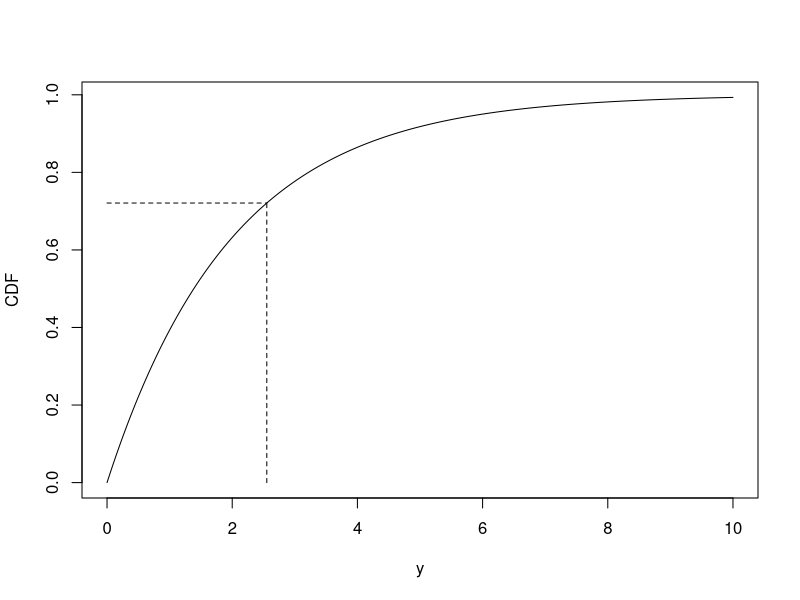
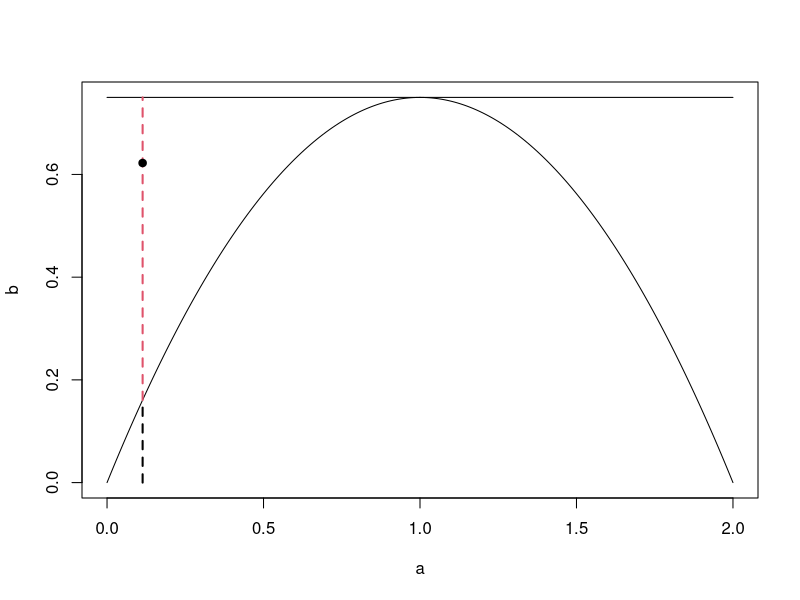
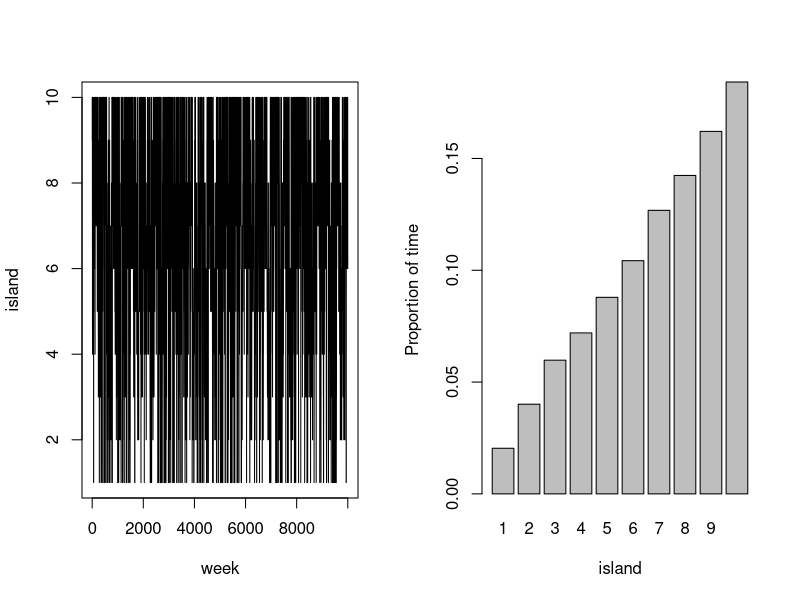
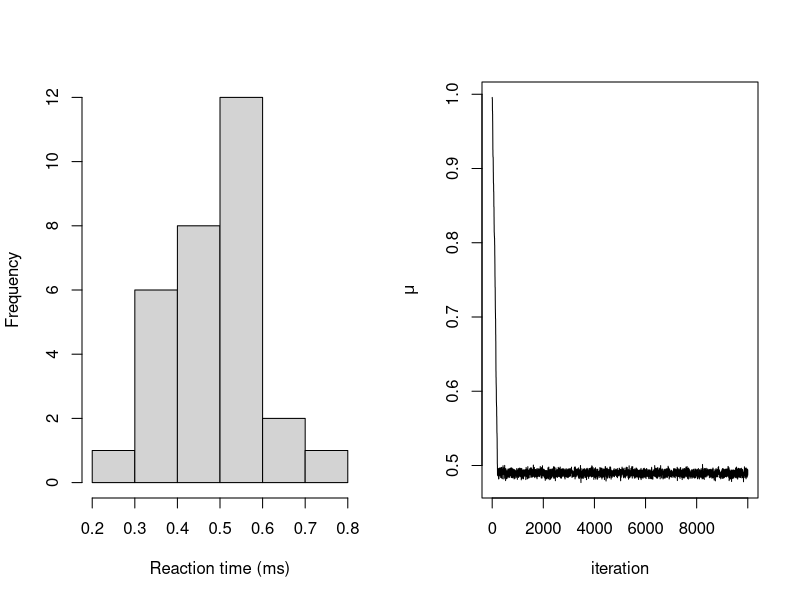
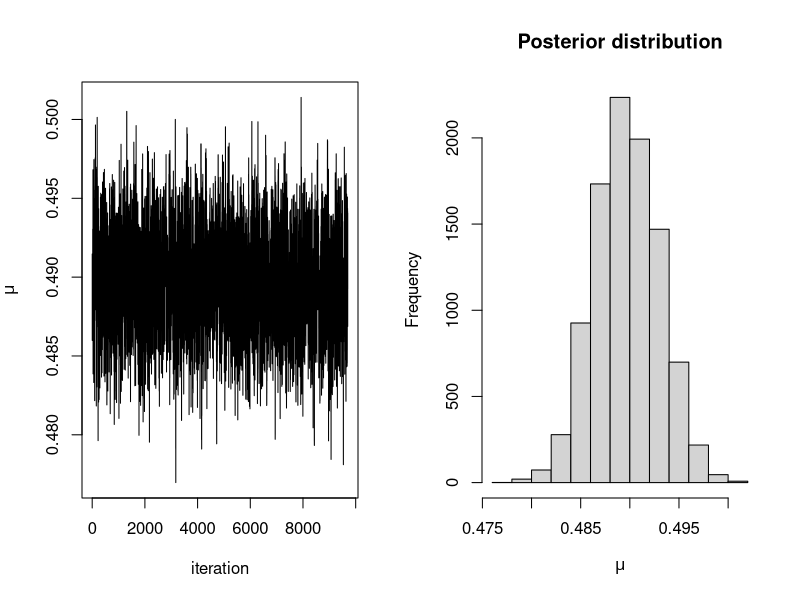
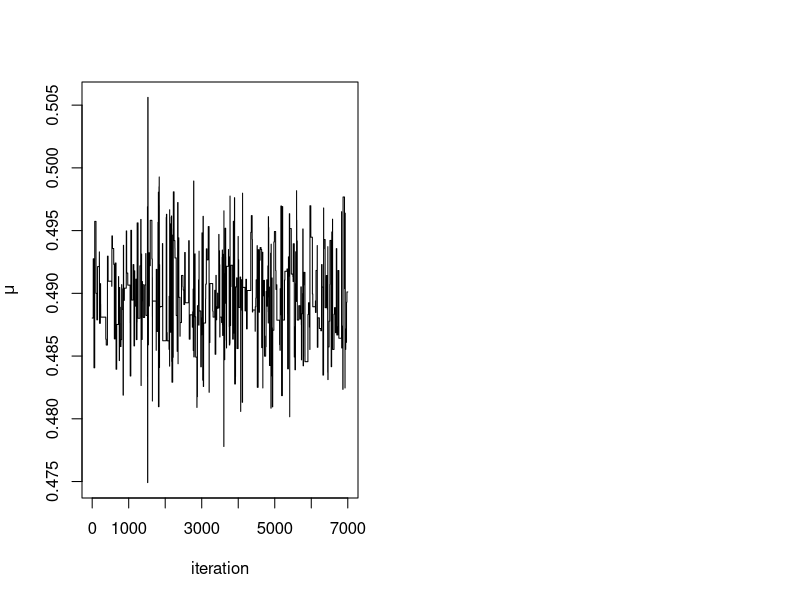
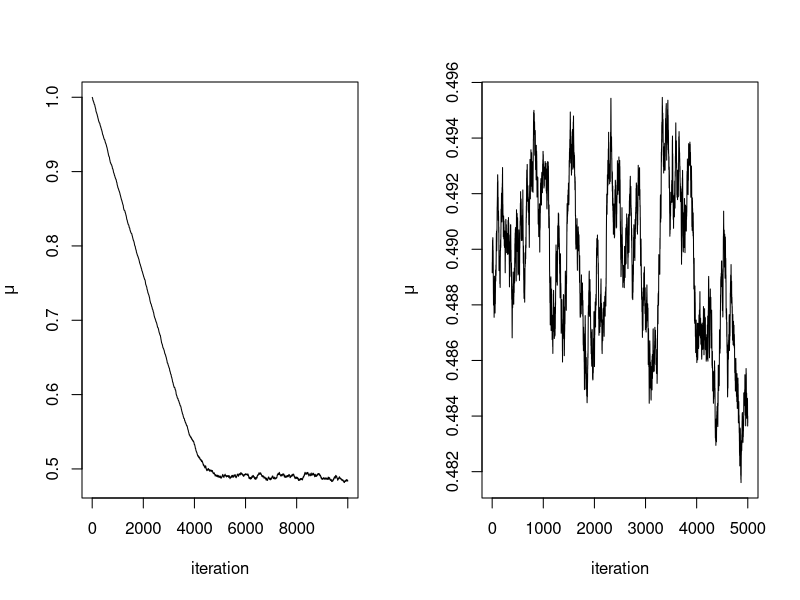
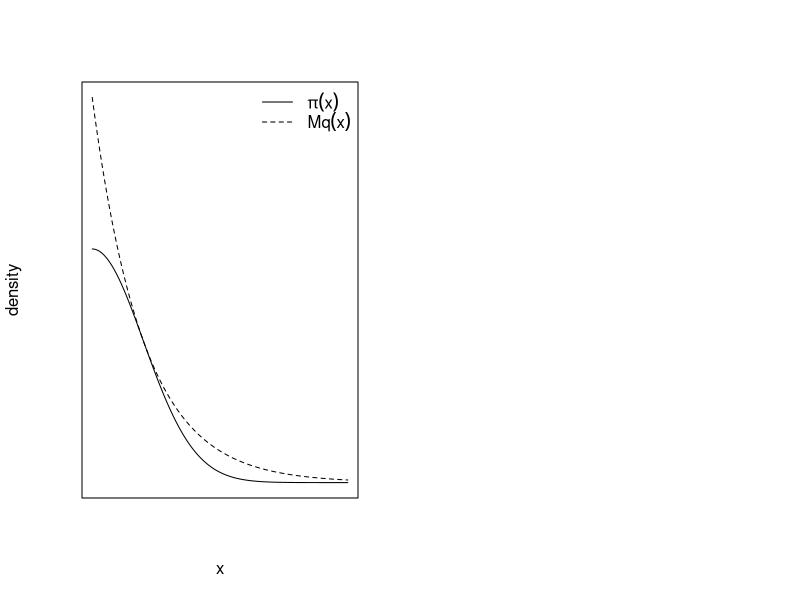

Recreate these plots in R, in order.
## ---- chunk 1
runif(1, 0, 1)
## ---- chunk 2
set.seed(12345) # to reproduce
y <- seq(0, 10, 0.01) #Show on the interval [0, 5]
f <- 1 - exp(-0.5*y)    #Construct the cumulative density function (CDF)
plot(y, f, type ='l', xlab = "y", ylab= "CDF")

#Sample u
u <- runif(1)

#Get the corresponding y value
f.inv <- -2*log(1-u)

#plot 
segments(x0 = 0, y0 = u, x1 = f.inv, y1 = u, lty = 2)
segments(x0 = f.inv, y0 = 0, x1 = f.inv, y1 = u, lty = 2)
## ---- chunk 3
set.seed(1234)   #to reproduce
M <- 3/4         #set M
y <- runif(1)    #sample Y ~ Q
p <- 3/4*y*(2-y) #compute pi(y)
k <- p/(M*1)     #compute k
u <- runif(1)    #sample U ~ U[0, 1]
ifelse(u < k, 'accept', 'reject') #Accept if  u < k


#Create nice plot
a <- seq(0, 2, 0.01)
b <- 3/4*a*(2-a)
c <- M*rep(1, length(a))
plot(a, b, ylim = c(0, M), type = 'l')
lines(a, c)
segments(x0 = y, y0 = 0, x1 = y,  y1 =3/4*y*(2-y) , lty = 2, lwd = 2)
segments(x0 = y,  y0 =3/4*y*(2-y), x1 = y, y1 = M, lty = 2, col = 2, lwd = 2)
points(x = y, y = u, pch = 19)

## ---- chunk 4
weeks <- 10000
island <- numeric(weeks)
current <- 10
for(i in 1:weeks){
  
  ## record current position
  island[i] <- current
  
  #Flip a coin to move to a propose a new island
  proposed <- current + sample(c(1, -1), size = 1)
  
  #Ensure he loops round the island
  if(proposed < 1) 
    proposed <- 10
  if(proposed > 10)
    proposed <- 1
  
  #Decide to move
  p <- proposed/current
  u <- runif(1)
  if(u < p)
    current <- proposed
  
  
}

#Plot results
par(mfrow = c(1, 2))
plot(island, type = 'l', xlab = "week", ylab = "island")
barplot(table(island)/weeks, xlab = "island", ylab = "Proportion of time")
## ---- chunk 5
y <- c(0.34, 0.47, 0.58, 0.27, 0.74, 0.44, 0.46, 0.65, 0.36, 0.55, 0.58, 0.55, 0.53, 0.56, 0.54, 0.61, 0.43, 0.52, 0.45, 0.49, 0.32, 0.33, 0.47, 0.58, 0.34, 0.60, 0.59, 0.43, 0.57, 0.34)
hist(y, main = "", xlab = "Reaction time (ms)")
## ---- chunk 6
#Set up elements for MCMC
set.seed(123) #to reproduce
n.iter   <- 10000
mu.store <- numeric(n.iter)

#Initial values
mu <- 1 
sigma <- 0.1 #known

for(i in 1:n.iter){
  
  #Propose value for mu
  mu.proposed <- runif(1, mu - 0.01, mu + 0.01)
  
  if(mu.proposed > 0){ #If mu < 0 we can reject straight away
    
    #Compute (log) acceptance probability
    log.numerator   <- -0.01*mu.proposed - sum(y - mu.proposed)^2/(2*sigma^2)
    log.denominator <- -0.01*mu - sum(y - mu)^2/(2*sigma^2)
    
    log.p.acc <- log.numerator - log.denominator
    u <- runif(1)
    
    #Accept/Reject step
    if(log(u) < log.p.acc){
      mu <- mu.proposed
    }
  }
  
  #Store mu at each iteration
  mu.store[i] <- mu
}
plot(mu.store, type = 'l', xlab = "iteration", ylab = expression(mu))
## ---- chunk 7
plot(mu.store[-c(1:300)], type = 'l', xlab = "iteration", ylab = expression(mu))
hist(mu.store[-c(1:300)], xlab = expression(mu), main = "Posterior distribution")
## ---- chunk 8
quantile(mu.store[-c(1:300)], c(0.025, 0.975))
## ---- chunk 9
set.seed(123) #to reproduce
n.iter   <- 10000
mu.store <- numeric(n.iter)

#Initial values
mu <- 1 
sigma <- 0.1 #known

for(i in 1:n.iter){
  
  #Propose value for mu
  mu.proposed <- runif(1, mu - 0.1, mu + 0.1) #Step size too big
  
  if(mu.proposed > 0){ #If mu < 0 we can reject straight away
    
    #Compute (log) acceptance probability
    log.numerator   <- -0.01*mu.proposed - sum(y - mu.proposed)^2/(2*sigma^2)
    log.denominator <- -0.01*mu - sum(y - mu)^2/(2*sigma^2)
    
    log.p.acc <- log.numerator - log.denominator
    u <- runif(1)
    
    #Accept/Reject step
    if(log(u) < log.p.acc){
      mu <- mu.proposed
    }
  }
  
  #Store mu at each iteration
  mu.store[i] <- mu
}
plot(mu.store[-c(1:3000)], type = 'l', xlab = "iteration", ylab = expression(mu))
## ---- chunk 10
set.seed(123) #to reproduce
n.iter   <- 10000
mu.store <- numeric(n.iter)

#Initial values
mu <- 1 
sigma <- 0.1 #known

for(i in 1:n.iter){
  
  #Propose value for mu
  mu.proposed <- runif(1, mu - 0.0005, mu + 0.0005) #Step size too small
  
  if(mu.proposed > 0){ #If mu < 0 we can reject straight away
    
    #Compute (log) acceptance probability
    log.numerator   <- -0.01*mu.proposed - sum(y - mu.proposed)^2/(2*sigma^2)
    log.denominator <- -0.01*mu - sum(y - mu)^2/(2*sigma^2)
    
    log.p.acc <- log.numerator - log.denominator
    u <- runif(1)
    
    #Accept/Reject step
    if(log(u) < log.p.acc){
      mu <- mu.proposed
    }
  }
  
  #Store mu at each iteration
  mu.store[i] <- mu
}
par(mfrow = c(1, 2))
plot(mu.store, type = 'l', xlab = "iteration", ylab = expression(mu))
plot(mu.store[-c(1:5000)], type = 'l', xlab = "iteration", ylab = expression(mu))
## ---- chunk 11
x <- seq(0, 5, 0.01)
lambda <- 1

#Denisties
pi.x <- 2/(sqrt(2*pi))*exp(-0.5*x^2)
q.x  <- dexp(x, lambda) 

#M
M <- 2/(lambda*sqrt(2*pi))*exp(0.5*lambda^2)

#Plot
plot(x, pi.x, type = 'l', ylim = c(0, M), xaxt = "n", yaxt = "n", xlab = "x", ylab = "density")
lines(x, M*q.x, lty = 2)
legend('topright', c(expression(pi(x)), expression(Mq(x))), lty = c(1, 2), bty = "n")
